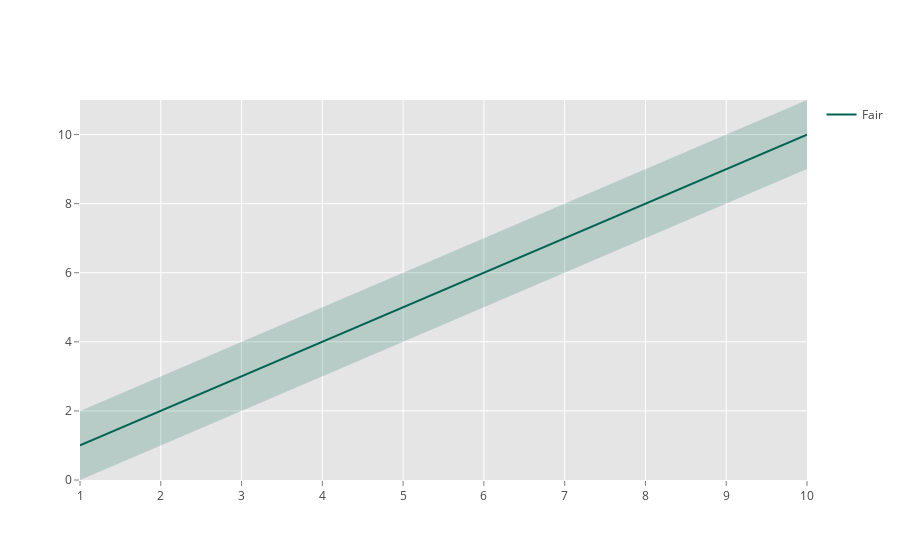

Notebook cell for this chart:
### Code cell
#https://plot.ly/python/line-charts/

# Imports, borrowing code from a 'library' that is used to generate the graph.
import plotly.offline as py
from plotly.offline import init_notebook_mode, iplot
import plotly.graph_objs as go
import numpy as np
from numpy import random as rand
import math
init_notebook_mode(connected=True)

x = [1, 2, 3, 4, 5, 6, 7, 8, 9, 10]
x_rev = x[::-1]

data = [trace1, trace4]

layout = go.Layout(
    paper_bgcolor='rgb(255,255,255)',
    plot_bgcolor='rgb(229,229,229)',
    xaxis=dict(
        gridcolor='rgb(255,255,255)',
        range=[1,10],
        showgrid=True,
        showline=False,
        showticklabels=True,
        tickcolor='rgb(127,127,127)',
        ticks='outside',
        zeroline=False
    ),
    yaxis=dict(
        gridcolor='rgb(255,255,255)',
        showgrid=True,
        showline=False,
        showticklabels=True,
        tickcolor='rgb(127,127,127)',
        ticks='outside',
        zeroline=False
    ),
)
fig = go.Figure(data=data, layout=layout)
py.iplot(fig, filename= 'shaded_lines')

### Figure 1 — Plotly figure (JSON) as saved in the notebook; plotly's stock layout.template omitted (floating-point values rounded to 4 significant figures)
{"data": [{"fill": "tozerox", "fillcolor": "rgba(0,100,80,0.2)", "line": {"color": "rgba(255,255,255,0)"}, "name": "Fair", "showlegend": false, "type": "scatter", "uid": "506c61a0-8612-11e8-b4a5-28cfe9142f7f", "x": [1, 2, 3, 4, 5, 6, 7, 8, 9, 10, 10, 9, 8, 7, 6, 5, 4, 3, 2, 1], "y": [2, 3, 4, 5, 6, 7, 8, 9, 10, 11, 9, 8, 7, 6, 5, 4, 3, 2, 1, 0]}, {"line": {"color": "rgb(0,100,80)"}, "mode": "lines", "name": "Fair", "type": "scatter", "uid": "506c64e8-8612-11e8-b4a5-28cfe9142f7f", "x": [1, 2, 3, 4, 5, 6, 7, 8, 9, 10], "y": [1, 2, 3, 4, 5, 6, 7, 8, 9, 10]}], "layout": {"paper_bgcolor": "rgb(255,255,255)", "plot_bgcolor": "rgb(229,229,229)", "xaxis": {"gridcolor": "rgb(255,255,255)", "range": [1, 10], "showgrid": true, "showline": false, "showticklabels": true, "tickcolor": "rgb(127,127,127)", "ticks": "outside", "zeroline": false}, "yaxis": {"gridcolor": "rgb(255,255,255)", "showgrid": true, "showline": false, "showticklabels": true, "tickcolor": "rgb(127,127,127)", "ticks": "outside", "zeroline": false}}}
